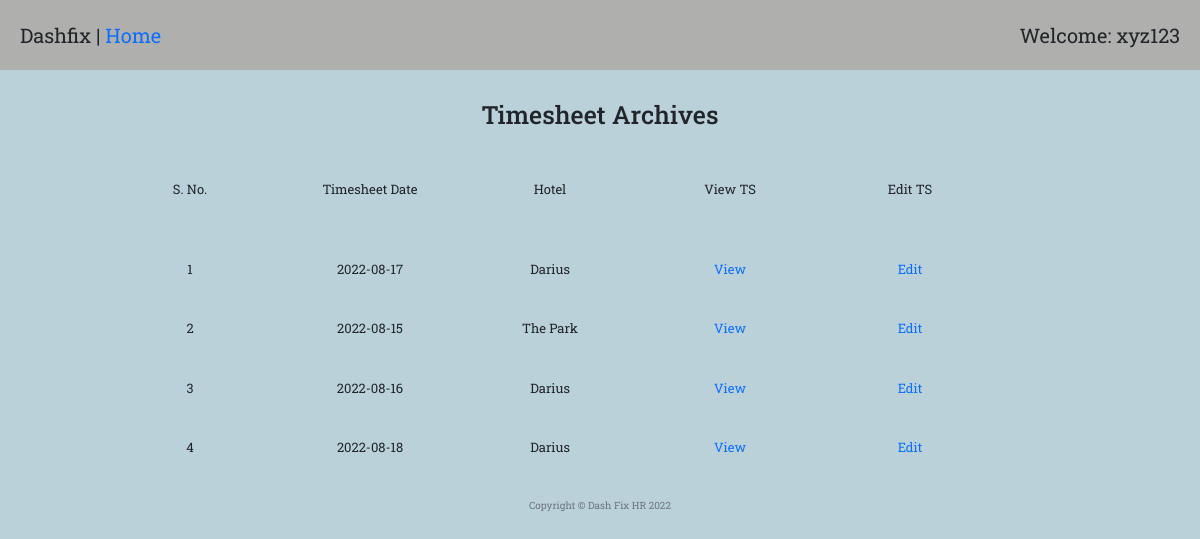
Page /timesheet_archive (signed in) on the committed database.
### mainTest.py (models this page shows)
class timesheetMaster(db.Model):
    __tablename__ = "timesheetMaster"
    id = Column(Integer, primary_key=True)
    date = Column(String(300))
    sheet_no = Column(Integer)
    entry = relationship("timesheetEntryMaster", back_populates="timesheet")
    createdBy = Column(Integer, ForeignKey("Users.id"))
    user = relationship("User", back_populates="timesheet")
    hotelID = Column(Integer, ForeignKey("hotelMaster.id"))
    hotel = relationship("hotelMaster", back_populates="timesheet")

class hotelMaster(db.Model):
    __tablename__ = "hotelMaster"
    id = Column(Integer, primary_key=True)
    name = Column(String(300))
    address = Column(String(300))
    rosterEntry = relationship("rosterEntryMaster", back_populates="hotel")
    timesheet = relationship("timesheetMaster", back_populates="hotel")

### mainTest.py (the view)
@app.route("/timesheet_archive", methods=["GET", "POST"])
@admin_only
def timesheet_archive():
    timesheet_list = timesheetMaster.query.all()
    hotels = []
    for ts in timesheet_list:
        hotel_element = hotelMaster.query.get(ts.hotelID)
        hotel_name = hotel_element.name
        hotels.append(hotel_name)
    return render_template("timesheet_archive_list.html", ts=timesheet_list, len=range(len(hotels)), hotels=hotels)

### mainTest.py (called while the page is built)
def admin_only(f):
    @wraps(f)
    def decorated_function(*args, **kwargs):
        admin = User.query.all()
        admin_id = []
        for i in admin:
            id_ = i.id
            admin_id.append(id_)
        if current_user.id not in admin_id:
            return abort(403)
        return f(*args, **kwargs)
    return decorated_function

@login_manager.user_loader
def load_user(user_id):
    return User.query.get(int(user_id))

### templates/timesheet_archive_list.html
{% extends 'bootstrap/base.html' %}
{% import "bootstrap/wtf.html" as wtf %}
{% block content %}
{% include "header.html" %}
  <div class="welcome">
    <span>Dashfix | <a href="{{url_for('home')}}">Home</a></span>
    <span>Welcome: xyz123</span>
  </div>
  <h1 style="margin-top: 30px; margin-bottom: 50px; text-align: center;">Timesheet Archives</h1>
  <div class="row" style="margin-bottom: 50px; margin-left: 100px; text-align: center;">
    <div class="col-2"><p>S. No. </p></div>
    <div class="col-2"><p>Timesheet Date</p></div>
    <div class="col-2"><p>Hotel</p></div>
    <div class="col-2"><p>View TS</p></div>
    <div class="col-2"><p>Edit TS</p></div>
  </div>
  {% for i in len %}
    <div class="row" style="margin-bottom: 30px; margin-left: 100px; text-align: center;">
      <div class="col-2"><p>{{ i+1 }}</p></div>
      <div class="col-2"><p>{{ ts[i].date }}</p></div>
      <div class="col-2"><p>{{ hotels[i] }}</p></div>
      <div class="col-2"><p><a href="{{url_for('timesheet_single', timesheet_id=ts[i].id)}}">View</a></p></div>
      <div class="col-2"><p><a href="{{url_for('timesheet_single_edit', timesheet_id=ts[i].id)}}">Edit</a></p></div>
    </div>
  {% endfor %}
{% include "footer.html" %}
{% endblock %}

### static/styles1.css (style rules this page uses)
body { font-family: 'Roboto Slab', serif; }
body { background-color: #bbd1da; }
.welcome { background-color: #afb0ad; display: flex; justify-content: space-between; padding: 20px; font-size: 2rem; }
.row, h5 { margin-top: 20px; margin-right: 20px; margin-left: 20px; }
div { font-size: 1.3rem; margin: 0px; padding-right: 0px; }
.time_suc_entry, p { text-size: 1.8rem; }
a:link { text-decoration: none; text-color: black; }

### rows in the picture
timesheetMaster: date "2022-08-17"
hotelMaster: name "Darius" "Darius" "Darius"
timesheetMaster: date "2022-08-15"
hotelMaster: name "The Park"
timesheetMaster: date "2022-08-16"
timesheetMaster: date "2022-08-18"

### other values in the picture
{{ i+1 }} "1" "2" "3" "4"
